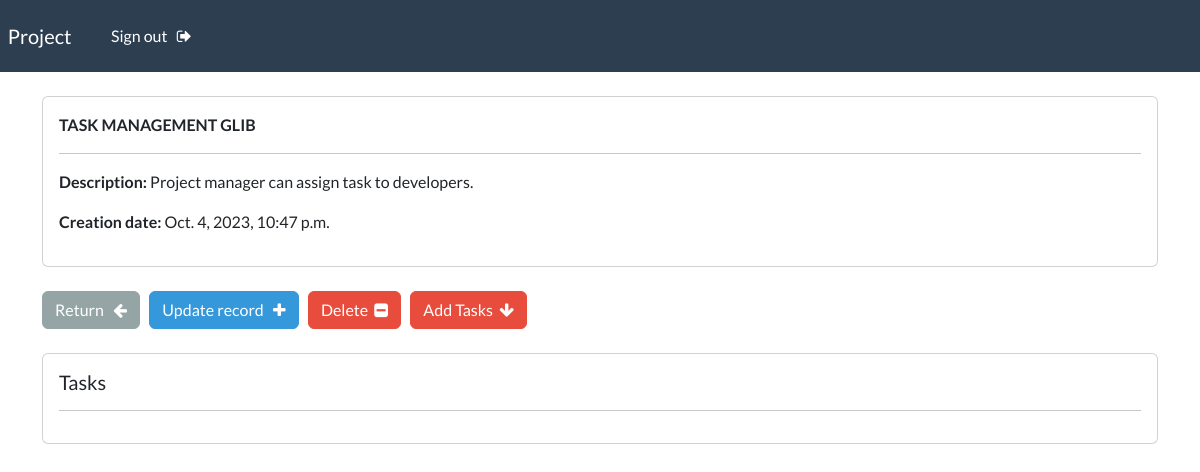
Screenshot of /projects-details/1 (signed in) with the database file from the repository.
### tasks/models.py (models this page shows, shortened)
class Project(models.Model):
    name = models.CharField(max_length=255)
    description = models.TextField()
    created_at = models.DateTimeField(auto_now_add=True)
    updated_at = models.DateTimeField(auto_now=True)
    owner = models.ForeignKey(User, on_delete=models.CASCADE)

### tasksweb/views.py (the view)
# urls.py: path('projects-details/<int:pk>', views.view_project_details, name='project-details'),
@login_required(login_url='login')
def view_project_details(request, pk):
    projects_records = Project.objects.get(id=pk)
    task_records = Task.objects.filter(project=pk)
    context = {'project_record':projects_records, 'task_records' : task_records}
    return render(request, 'project-details.html', context=context)

### templates/project-details.html (shortened to what this page needs)
{% extends 'base.html' %}
{% block content %}
    <div class="card">
        <div class="card-body">
            <strong>
                {{project_record.name|upper}}
            </strong>
            <hr>
            <p> <strong> Description: </strong> {{project_record.description}} </p>
            <p> <strong> Creation date: </strong> {{project_record.created_at}} </p>
        </div>
    </div>
    <br>
    <a href="{% url 'project-listing' %}" class="btn btn-secondary"> Return &nbsp; <i class="fa fa-arrow-left" aria-hidden="true"></i> </a>
    <a href="{% url 'project-edit' project_record.id %}" class="btn btn-info"> Update record &nbsp; <i class="fa fa-plus" aria-hidden="true"></i> </a>
    <a href="{% url 'project-delete' project_record.id %}" class="btn btn-danger"> Delete &nbsp;<i class="fa fa-minus-square" aria-hidden="true"></i> </a>
    <a href="{% url 'task-create' project_record.id %}" class="btn btn-danger"> Add Tasks &nbsp;<i class="fa fa-arrow-down" aria-hidden="true"></i> </a>
    <br>
    <br>
    <div class="card">
        <div class="card-body">
            <h5> Tasks </h5>
            <hr>
        </div>
    </div>
{% endblock %}

### rows the page displays
Project: name "TASK MANAGEMENT GLIB", description "Project manager can assign task to developers.", created_at "Oct. 4, 2023, 10:47 p.m."
